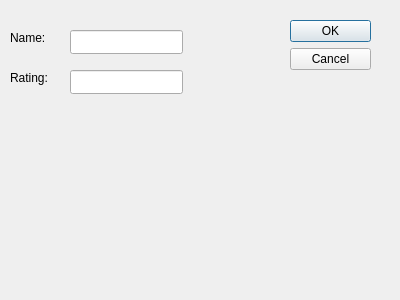
<?xml version="1.0" encoding="UTF-8"?>
<ui version="4.0">
 <class>addPlayerDialog</class>
 <widget class="QDialog" name="addPlayerDialog">
  <property name="geometry">
   <rect>
    <x>0</x>
    <y>0</y>
    <width>400</width>
    <height>300</height>
   </rect>
  </property>
  <property name="windowTitle">
   <string>Dialog</string>
  </property>
  <widget class="QDialogButtonBox" name="buttonBox">
   <property name="geometry">
    <rect>
     <x>290</x>
     <y>20</y>
     <width>81</width>
     <height>241</height>
    </rect>
   </property>
   <property name="orientation">
    <enum>Qt::Vertical</enum>
   </property>
   <property name="standardButtons">
    <set>QDialogButtonBox::Cancel|QDialogButtonBox::Ok</set>
   </property>
  </widget>
  <widget class="QLabel" name="label">
   <property name="geometry">
    <rect>
     <x>10</x>
     <y>30</y>
     <width>49</width>
     <height>16</height>
    </rect>
   </property>
   <property name="text">
    <string>Name:</string>
   </property>
  </widget>
  <widget class="QLabel" name="label_2">
   <property name="geometry">
    <rect>
     <x>10</x>
     <y>70</y>
     <width>49</width>
     <height>16</height>
    </rect>
   </property>
   <property name="text">
    <string>Rating:</string>
   </property>
  </widget>
  <widget class="QLineEdit" name="lineEdit">
   <property name="geometry">
    <rect>
     <x>70</x>
     <y>30</y>
     <width>113</width>
     <height>24</height>
    </rect>
   </property>
  </widget>
  <widget class="QLineEdit" name="lineEdit_2">
   <property name="geometry">
    <rect>
     <x>70</x>
     <y>70</y>
     <width>113</width>
     <height>24</height>
    </rect>
   </property>
  </widget>
 </widget>
 <resources/>
 <connections>
  <connection>
   <sender>buttonBox</sender>
   <signal>rejected()</signal>
   <receiver>addPlayerDialog</receiver>
   <slot>reject()</slot>
   <hints>
    <hint type="sourcelabel">
     <x>316</x>
     <y>260</y>
    </hint>
    <hint type="destinationlabel">
     <x>286</x>
     <y>274</y>
    </hint>
   </hints>
  </connection>
  <connection>
   <sender>buttonBox</sender>
   <signal>accepted()</signal>
   <receiver>addPlayerDialog</receiver>
   <slot>accept()</slot>
   <hints>
    <hint type="sourcelabel">
     <x>248</x>
     <y>254</y>
    </hint>
    <hint type="destinationlabel">
     <x>157</x>
     <y>274</y>
    </hint>
   </hints>
  </connection>
 </connections>
</ui>
